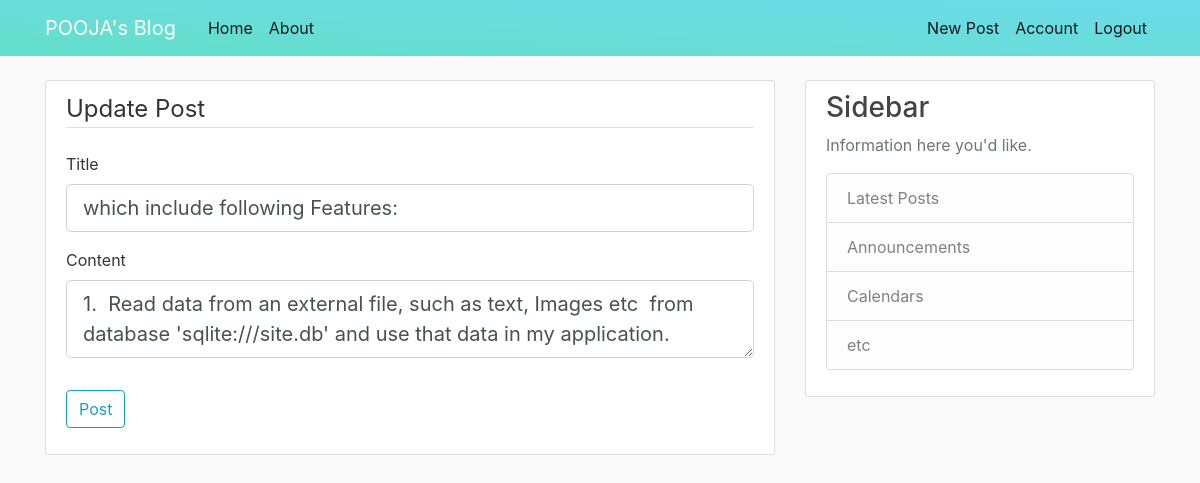
The page /post/11/update (signed in) on the database its author committed.
### flaskblog/models.py (models this page shows, shortened)
class Post(db.Model):
    id = db.Column(db.Integer, primary_key=True)
    title = db.Column(db.String(100), nullable=False)
    date_posted = db.Column(db.DateTime, nullable=False, default=datetime.utcnow)
    content = db.Column(db.Text, nullable=False)
    user_id = db.Column(db.Integer, db.ForeignKey('user.id'), nullable=False)

### flaskblog/routes.py (the view)
@app.route("/post/<int:post_id>/update", methods=['GET', 'POST'])
@login_required
def update_post(post_id):
    post = Post.query.get_or_404(post_id)
    if post.author != current_user:
        abort(403)
    form = PostForm()
    if form.validate_on_submit():
        post.title = form.title.data
        post.content = form.content.data
        db.session.commit()
        flash('Your post has been updated!', 'success')
        return redirect(url_for('post', post_id=post.id))
    elif request.method == 'GET':
        form.title.data = post.title
        form.content.data = post.content
    return render_template('create_post.html', title='Update Post',
                           form=form, legend='Update Post')

### flaskblog/forms.py
class PostForm(FlaskForm):
    title = StringField('Title', validators=[DataRequired()])
    content = TextAreaField('Content', validators=[DataRequired()])
    submit = SubmitField('Post')

### flaskblog/models.py (called while the page is built)
@login_manager.user_loader
def load_user(user_id):
    return User.query.get(int(user_id))

### flaskblog/templates/create_post.html (shortened to what this page needs)
{% extends "layout.html" %}
{% block content %}
<div class="content-section">
    <form method="POST" action="">
        <fieldset class="form-group">
            <legend class="border-bottom mb-4">{{ legend }}</legend>
            <div class="form-group">
                {{ form.title.label(class="form-control-label") }}
                {% if form.title.errors %}
                    {{ form.title(class="form-control form-control-lg is-invalid") }}
                    <div class="invalid-feedback">
                        {% for error in form.title.errors %}
                            <span>{{ error }}</span>
                        {% endfor %}
                    </div>
                {% else %}
                    {{ form.title(class="form-control form-control-lg") }}
                {% endif %}
            </div>
            <div class="form-group">
                {{ form.content.label(class="form-control-label") }}
                {% if form.content.errors %}
                    {{ form.content(class="form-control form-control-lg is-invalid") }}
                    <div class="invalid-feedback">
                        {% for error in form.content.errors %}
                            <span>{{ error }}</span>
                        {% endfor %}
                    </div>
                {% else %}
                    {{ form.content(class="form-control form-control-lg") }}
                {% endif %}
            </div>
        </fieldset>
        <div class="form-group">
            {{ form.submit(class="btn btn-outline-info") }}
        </div>
    </form>
</div>
{% endblock content %}

### flaskblog/static/main.css (style rules this page uses)
body { background: #fafafa; color: #333333; margin-top: 5rem; }
.content-section { background: #ffffff; padding: 10px 20px; border: 1px solid #dddddd; border-radius: 3px; margin-bottom: 20px; }

### rows shown on the page
Post: title "which include following Features:", content "1. Read data from an external file, such as text, Images etc from database 'sqlite:///site.db' and use that data in my application."

### other values the page prints
{{ legend }} "Update Post"
